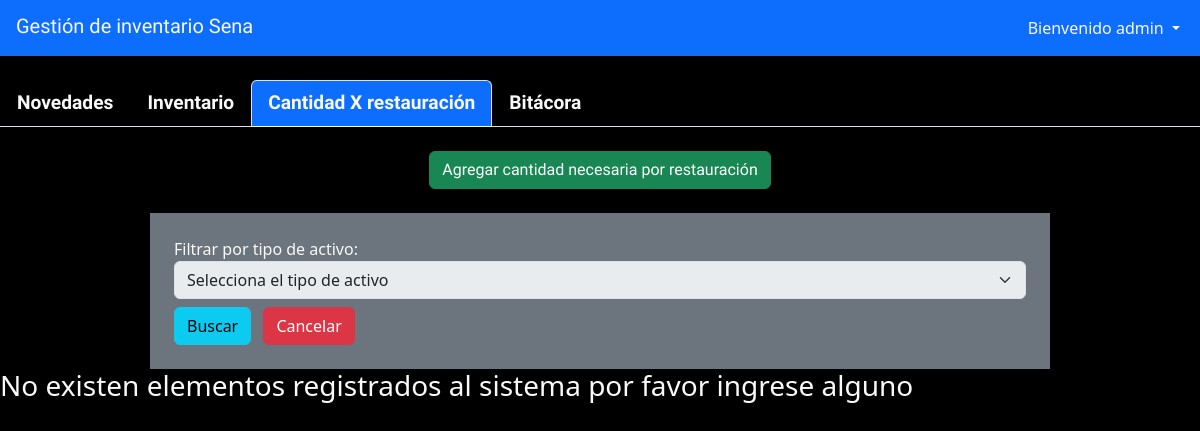
Page /inventario/cantidadxrestauracion (signed in) on the earlier database version.
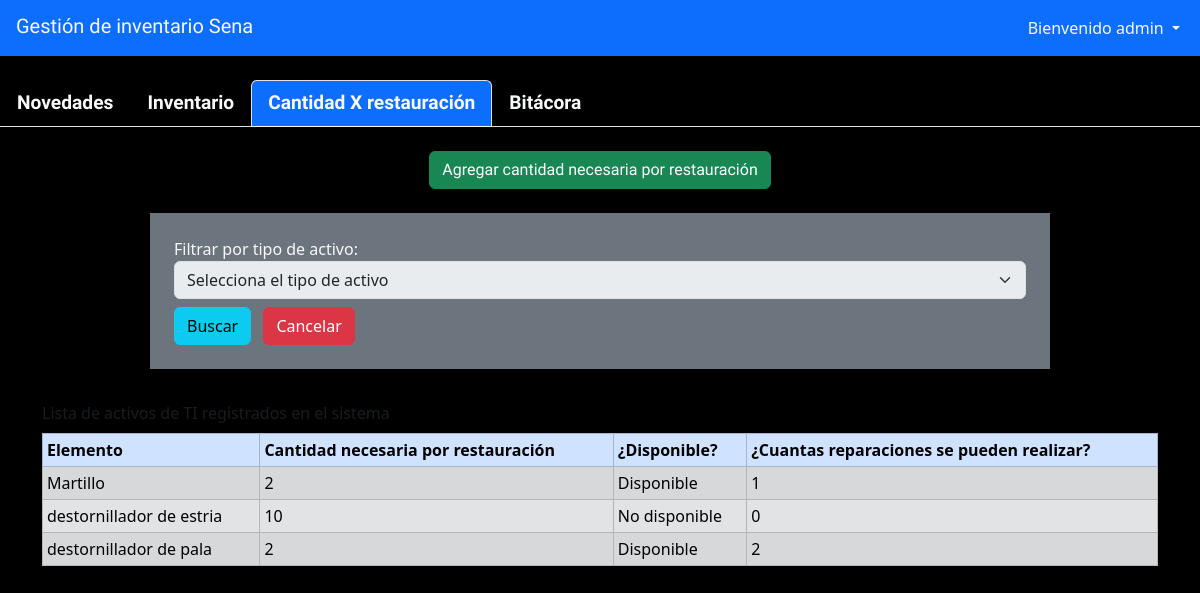
Same page on the later database version.
### gestion/models.py (models this page shows)
class cantidad_x_restauracion(models.Model):
    material=models.ForeignKey(inventario,on_delete=models.CASCADE)
    necesario=models.IntegerField()
    restauraciones=models.IntegerField()
    disponible=models.BooleanField()

class inventario(models.Model):
    tipo=models.ForeignKey(tipoElemento,on_delete=models.CASCADE)
    elemento=models.CharField(max_length=100)
    cantidad=models.IntegerField()
    unidad=models.ForeignKey(tipoUnidad,on_delete=models.CASCADE)
    marca=models.CharField(blank=True,max_length=50)
    observaciones=models.CharField(blank=True,max_length=500)

### gestion/views.py (the view)
# urls.py: path("cantidadxrestauracion", cantidadxrestauracion, name="cantidadxrestauracion"),
@login_required
def cantidadxrestauracion(request):
    cantidad=cantidad_x_restauracion.objects.all()
    return render(request, "cantidadxrestauracion/cantidadxrestauracion.html",{"cantidad":cantidad})

### gestion/templates/cantidadxrestauracion/cantidadxrestauracion.html (shortened to what this page needs)
{% extends 'baseinventario.html' %}
{% block content %}
<div class="container text-center mt-4 " style="font-family: 'Handlee', cursive;">
    <div class="row">
        <div class="col">
            <a href="{% url 'agregar_cantidadxrestauracion' %}" class="btn btn-success ">Agregar cantidad necesaria por restauración</a>
        </div>
    </div>
</div>
<div class="container-fluid custom-width bg-secondary text-light p-4 mt-4">
    <form method="POST">
        <div class="row">
            <div class="col">
                <label>Filtrar por tipo de activo:</label>
                <select class="form-select" name="id" {%if not activos %}disabled{%endif%} required>
                    <option>Selecciona el tipo de activo</option>
                </select>
                <button type="submit" class="btn btn-info mt-2">Buscar</button>
                <a href="#" class="btn btn-danger mt-2 ms-2">Cancelar</a>
            </div>
        </div>
    </form>
</div>
{% if cantidad %}
<div class="container mt-4">
    <div class="table-resposive">
        <table class="table table-sm table-bordered table-striped table-hover caption-top">
            <caption>Lista de activos de TI registrados en el sistema</caption>
            <thead class="table-primary">
                <tr>
                    <th>Elemento</th>
                    <th>Cantidad necesaria por restauración</th>
                    <th>¿Disponible?</th>
                    <th>¿Cuantas reparaciones se pueden realizar?</th>
                </tr>
            </thead>
            <tbody class="table-secondary">
                {% for cant in cantidad%}
                <tr>
                    <td>{{cant.material.elemento}}</td>
                    <td>{{cant.necesario}}</td>
                    {% if cant.disponible %}
                    <td>Disponible</td>
                    {% else %}
                    <td>No disponible</td>
                    {% endif %}
                    <td>{{cant.restauraciones}}</td>
                </tr>
                {% endfor %}
            </tbody>
        </table>
    </div>
</div>
{% else %}
<div class="text-light">
    <h3>No existen elementos registrados al sistema por favor ingrese alguno</h3>
</div>
{% endif %}
{% endblock %}

### gestion/templates/baseinventario.html (shortened to what this page needs)
<!DOCTYPE html>
<html lang="en">
<head>
    <link href="https://cdn.jsdelivr.net/npm/bootstrap@5.3.5/dist/css/bootstrap.min.css" rel="stylesheet"
>
    <link rel="stylesheet" href="https://cdn.jsdelivr.net/npm/bootstrap-icons@1.11.3/font/bootstrap-icons.min.css">
<link rel="stylesheet" href="https://cdn.jsdelivr.net/npm/bootstrap-icons@1.13.1/font/bootstrap-icons.min.css">
</head>
<body style="background-color: #000;">
    <nav class="navbar navbar-expand-lg bg-primary " data-bs-theme="light">
        <div class="container-fluid">
            <h2 class="navbar-brand text-light mb-1 ms-1" style="font-family: 'Handlee', cursive;">Gestión de inventario
                Sena</h2>
            <div class="collapse navbar-collapse" id="navbarSupportedContent">
                <ul class="navbar-nav ms-auto mb-2 mb-lg-0">
                    <li class="nav-item dropdown">
                        <a class="nav-link dropdown-toggle text-light" href="#" role="button" data-bs-toggle="dropdown"
                            aria-expanded="false">
                            Bienvenido {{request.user}}
                        </a>
                    </li>
                </ul>
            </div>
        </div>
    </nav>
    <ul class="nav nav-tabs mt-4" style="font-family: 'Handlee', cursive; font-weight: bold; font-size: 1.2em;">
        <li class="nav-item">
            <a class="nav-link text-light {% if request.path == '/inventario/novedades'%} active bg-primary {% endif %}" href="{% url 'novedades' %}">Novedades</a>
        </li>
        <li class="nav-item">
            <a class="nav-link text-light {% if request.path == '/inventario/inventario'%} active bg-primary{% endif %}" href="{% url 'inventario' %}">Inventario</a>
        </li>
        <li class="nav-item">
            <a class="nav-link text-light {% if request.path == '/inventario/cantidadxrestauracion'%} active bg-primary{% endif %}" href="{% url 'cantidadxrestauracion' %}">Cantidad X restauración</a>
        </li>
        <li class="nav-item">
            <a class="nav-link text-light {% if request.path == '/inventario/bitacora'%} active bg-primary{% endif %}" href="{% url 'bitacora'%}">Bitácora</a>
        </li>
    </ul>
    {% block content%}
    {% endblock %}
</body>
</html>

### gestion/templates/baseinventario.html (style rules this page uses)
.custom-width { width: 100%; max-width: none; }
@media (min-width: 768px) { .custom-width { width: 75%; } }

Differences in the rows shown:
added cantidad_x_restauracion: material.elemento "Martillo", necesario "2", disponible "Disponible", restauraciones "1"
added cantidad_x_restauracion: material.elemento "destornillador de estria", necesario "10", disponible "No disponible", restauraciones "0"
added cantidad_x_restauracion: material.elemento "destornillador de pala", necesario "2", disponible "Disponible", restauraciones "2"
Other differences:
text no longer shown: "No existen elementos registrados al sistema por favor ingrese alguno"
text now shown: "Lista de activos de TI registrados en el sistema Elemento Cantidad necesaria por restauración ¿Disponible? ¿Cuantas reparaciones se pueden realizar?"
